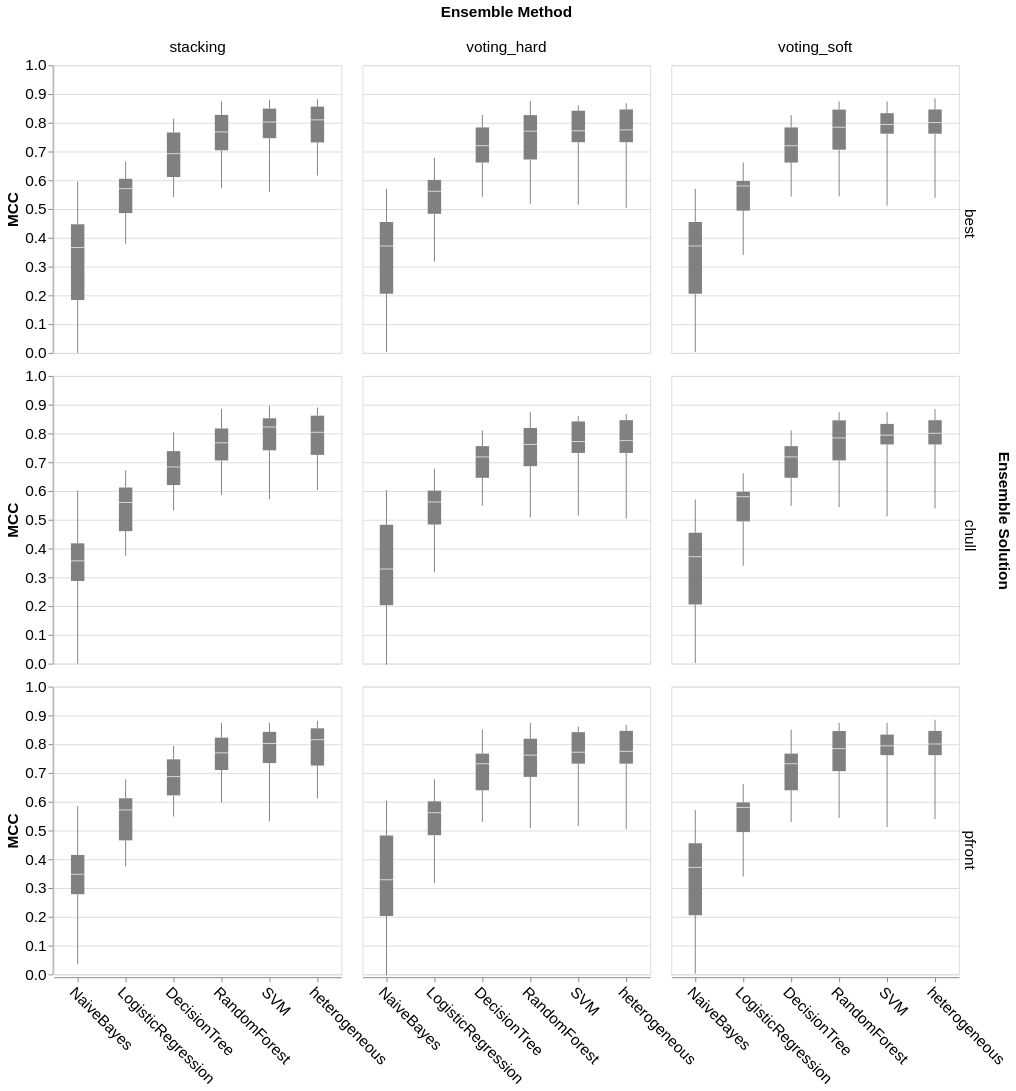

This figure's notebook cell:
### Markdown cell above
### Visualize the comparison between the heterogeneous and the homogeneous ensemble selection results

### Code cell
fontsize = 16
# draw boxplot of the ensemble and pairwise results
ensemble_comparison_chart = alt.Chart(best_ensemble_selection).mark_boxplot(extent='min-max', color='grey').encode(
    x=alt.X('clf:N', sort=['NaiveBayes','LogisticRegression','DecisionTree','RandomForest','SVM','heterogeneous'], 
            axis=alt.Axis(title=None, labelAngle=45)),
    y=alt.Y('best_fold_scores:Q', 
            axis=alt.Axis(title='MCC'),
            scale=alt.Scale(domain=[0,1])),
    column=alt.Column('ensemble_method:N',
                      header=alt.Header(title='Ensemble Method', 
                                         labelFontSize=fontsize, 
                                         titleFontSize=fontsize)),
    row=alt.Row('solution:N',
                header=alt.Header(title='Ensemble Solution', 
                                labelFontSize=fontsize, 
                                titleFontSize=fontsize,
                                #abelAngle=0,          # Keeps text horizontal
                                labelAlign='left',     # Aligns text relative to the chart
                                labelPadding=2,       # Distance from the plot
                                titleOrient='right',   # Places the "Cylinders" title on the right
                                labelOrient='right')),
).properties(
    width=300,
    height=300,
).configure_axis(
     labelFontSize=fontsize,
     titleFontSize=fontsize
)

ensemble_comparison_chart#.save("figures/ensemble_comparison_boxplot.pdf")

### Figure 1 — Vega-Lite specification as saved in the notebook (floating-point values rounded to 4 significant figures; data arrays with more than 128 entries replaced by an {"elided": "..."} marker saying what was removed)
{"config": {"view": {"continuousWidth": 300, "continuousHeight": 300}, "axis": {"labelFontSize": 16, "titleFontSize": 16}}, "data": {"name": "data-633a07a46c25ae57553f69039b8ca36a"}, "mark": {"type": "boxplot", "color": "grey", "extent": "min-max"}, "encoding": {"column": {"field": "ensemble_method", "header": {"labelFontSize": 16, "title": "Ensemble Method", "titleFontSize": 16}, "type": "nominal"}, "row": {"field": "solution", "header": {"labelAlign": "left", "labelFontSize": 16, "labelOrient": "right", "labelPadding": 2, "title": "Ensemble Solution", "titleFontSize": 16, "titleOrient": "right"}, "type": "nominal"}, "x": {"axis": {"labelAngle": 45, "title": null}, "field": "clf", "sort": ["NaiveBayes", "LogisticRegression", "DecisionTree", "RandomForest", "SVM", "heterogeneous"], "type": "nominal"}, "y": {"axis": {"title": "MCC"}, "field": "best_fold_scores", "scale": {"domain": [0, 1]}, "type": "quantitative"}}, "height": 300, "width": 300, "$schema": "https://vega.github.io/schema/vega-lite/v6.4.1.json", "datasets": {"data-633a07a46c25ae57553f69039b8ca36a": {"elided": "1350 records"}}}
